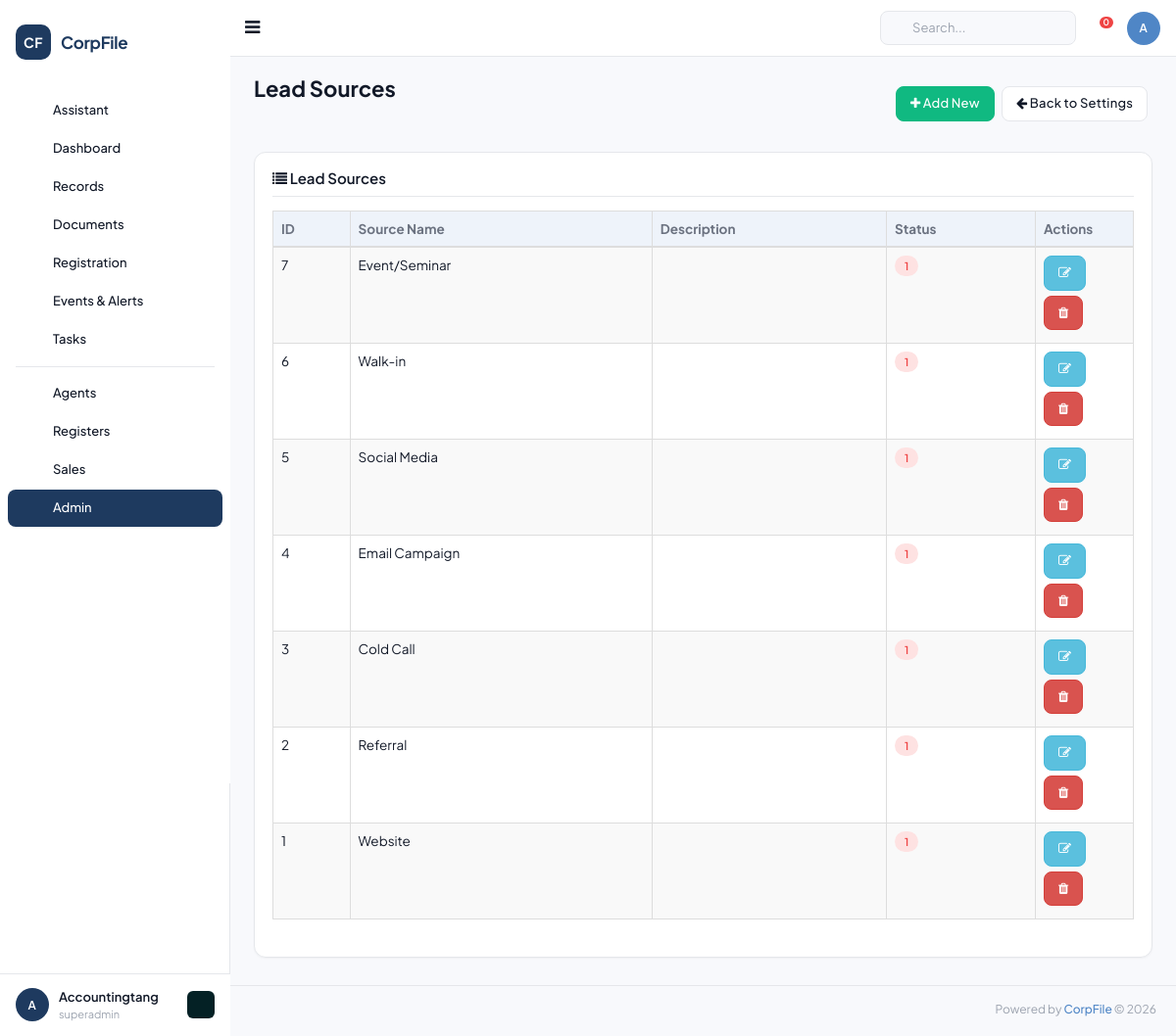
The page /presales_settings/lead_source (signed in) on the database its author committed.
### tables this page shows
CREATE TABLE `lead_sources` (
  `id` INT UNSIGNED AUTO_INCREMENT PRIMARY KEY,
  `client_id` INT UNSIGNED NOT NULL,
  `source_name` VARCHAR(255) NOT NULL,
  `status` TINYINT DEFAULT 1,
  FOREIGN KEY (`client_id`) REFERENCES `clients`(`id`)
);

### application/controllers/Settings.php (called while the page is built, shortened)
<?php
class Settings_master extends BaseController {
    protected function getConfig($type) {
        return $this->masterConfigs[$type];
    }
    public function index($type = null) {
        $config = $this->getConfig($type);
        $records = [];
        if ($this->db) {
            $clientId = $_SESSION['client_id'] ?? '';
            $client   = $this->db->fetchOne("SELECT id FROM clients WHERE client_id = ?", [$clientId]);
            if ($client) {
                $records = $this->db->fetchAll(
                    "SELECT * FROM {$config['table']} WHERE client_id = ? ORDER BY id DESC",
                    [$client->id]
                );
            }
        }
        $data = [
            'page_title'  => $config['title'],
            'master_type' => $type,
            'config'      => $config,
            'records'     => $records,
            'flash'       => $this->getFlash(),
        ];
        $this->loadLayout('settings/master_list', $data);
    }
}

### application/config/config.php (called while the page is built, shortened)
<?php
function base_url($path = '') {
    return rtrim($GLOBALS['config']['base_url'], '/') . '/' . ltrim($path, '/');
}

### application/libraries/Database.php (called while the page is built, shortened)
<?php
class Database {
    private static $instance = null;
    private $pdo;
    public function __construct() {
        $config = $GLOBALS['db_config'];
        try {
            $socket = getenv('DB_SOCKET');
            if ($socket) {
                $dsn = "mysql:unix_socket={$socket};dbname={$config['database']};charset={$config['charset']}";
            } else {
                $dsn = "mysql:host={$config['host']};port={$config['port']};dbname={$config['database']};charset={$config['charset']}";
            }
            $options = [
                PDO::ATTR_ERRMODE => PDO::ERRMODE_EXCEPTION,
                PDO::ATTR_DEFAULT_FETCH_MODE => PDO::FETCH_OBJ,
                PDO::ATTR_EMULATE_PREPARES => false,
            ];
            if (defined('PDO::MYSQL_ATTR_SSL_VERIFY_SERVER_CERT')) {
                $options[PDO::MYSQL_ATTR_SSL_VERIFY_SERVER_CERT] = false;
            }
            $this->pdo = new PDO($dsn, $config['username'], $config['password'], $options);
        } catch (PDOException $e) {
            if (ENVIRONMENT === 'development') {
                die('Database connection failed: ' . $e->getMessage());
            } else {
                die('Database connection failed.');
            }
        }
    }
    public static function getInstance() {
        if (self::$instance === null) {
            self::$instance = new self();
        }
        return self::$instance;
    }
    public function query($sql, $params = []) {
        $stmt = $this->pdo->prepare($sql);
        $stmt->execute($params);
        return $stmt;
    }
    public function fetchAll($sql, $params = []) {
        return $this->query($sql, $params)->fetchAll();
    }
    public function fetchOne($sql, $params = []) {
        return $this->query($sql, $params)->fetch();
    }
}

### application/views/settings/master_list.php (the view, shortened to what this page needs)
<div class="page-title">
    <div class="title_left">
        <h3><?= htmlspecialchars($config['title']) ?></h3>
    </div>
    <div class="title_right">
        <div class="pull-right">
            <a href="<?= base_url('settings_master_add/' . htmlspecialchars($master_type)) ?>" class="btn btn-success btn-sm">
                <i class="fa fa-plus"></i> Add New
            </a>
            <a href="<?= base_url('settings') ?>" class="btn btn-default btn-sm">
                <i class="fa fa-arrow-left"></i> Back to Settings
            </a>
        </div>
    </div>
</div>
<div class="row">
    <div class="col-md-12">
        <div class="x_panel">
            <div class="x_title">
                <h2><i class="fa fa-list"></i> <?= htmlspecialchars($config['title']) ?>
                </h2>
            </div>
            <div class="x_content">
                <div class="table-responsive">
                    <table id="masterTable" class="table table-striped table-bordered dt-responsive nowrap" style="width:100%">
                        <thead style="background:#206570;color:#fff;">
                            <tr>
                                <?php foreach ($config['columns'] as $col): ?>
                                <th><?= htmlspecialchars($col) ?></th>
                                <?php endforeach; ?>
                                <th style="width:100px;">Actions</th>
                            </tr>
                        </thead>
                        <tbody>
                            <?php if (!empty($records)): ?>
                                <?php $sno = 1; foreach ($records as $record): ?>
                                <tr>
                                    <?php
                                    $colIndex = 0;
                                    foreach ($config['columns'] as $col) {
                                        $colIndex++;
                                        if ($colIndex === 1) {
                                            echo '<td>' . htmlspecialchars($record->id ?? $sno) . '</td>';
                                        } else {
                                            $fieldName = strtolower(preg_replace('/[^a-zA-Z0-9]+/', '_', trim($col)));
                                            $fieldName = rtrim($fieldName, '_');
                                            $value = '';
                                            if (isset($record->$fieldName)) {
                                                $value = $record->$fieldName;
                                            }
                                            if (strtolower($col) === 'status') {
                                                $statusClass = (strtolower($value) === 'active') ? 'success' : 'danger';
                                                echo '<td><span class="label label-' . $statusClass . '">' . htmlspecialchars($value ?: 'Active') . '</span></td>';
                                            } else {
                                                echo '<td>' . htmlspecialchars($value ?? '') . '</td>';
                                            }
                                        }
                                    }
                                    ?>
                                    <td>
                                        <a href="<?= base_url("settings_master_edit/" . htmlspecialchars($master_type) . "/" . $record->id) ?>"
                                           class="btn btn-info btn-xs" title="Edit">
                                            <i class="fa fa-edit"></i>
                                        </a>
                                        <button class="btn btn-danger btn-xs btn-delete" data-id="<?= $record->id ?>"
                                                data-name="<?= htmlspecialchars($record->{$config['fields'][0]['name']} ?? 'this record') ?>"
                                                title="Delete">
                                            <i class="fa fa-trash"></i>
                                        </button>
                                    </td>
                                </tr>
                                <?php $sno++; endforeach; ?>
                            <?php endif; ?>
                        </tbody>
                    </table>
                </div>
            </div>
        </div>
    </div>
</div>

### rows shown on the page
lead_sources: id "7", value "Event/Seminar", value "1"
lead_sources: id "6", value "Walk-in", value "1"
lead_sources: id "5", value "Social Media", value "1"
lead_sources: id "4", value "Email Campaign", value "1"
lead_sources: id "3", value "Cold Call", value "1"
lead_sources: id "2", value "Referral", value "1"
lead_sources: id "1", value "Website", value "1"

### other values the page prints
$user_initials "A"
$user_name "Accountingtang"
$user_role "superadmin"
$config['title'] "Lead Sources"
$col "ID"
$col "Source Name"
$col "Description"
$col "Status"
